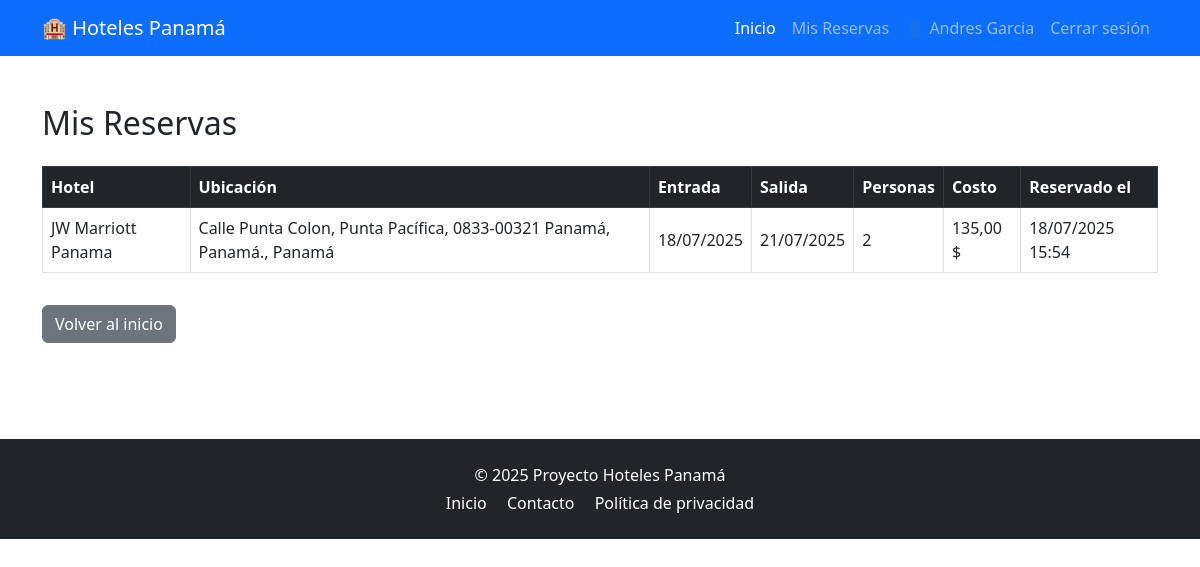
Page /misReservas.php (signed in) on the committed database.
### tables this page shows
CREATE TABLE IF NOT EXISTS `reservas` (
  `id` int NOT NULL AUTO_INCREMENT,
  `cliente_id` int NOT NULL,
  `hotel_id` int NOT NULL,
  `fecha_entrada` date NOT NULL,
  `fecha_salida` date NOT NULL,
  `personas` int NOT NULL,
  `fecha_reserva` datetime NOT NULL,
  `numero_habitaciones` int DEFAULT NULL,
  `tipo_habitacion` varchar(100) NOT NULL DEFAULT '',
  PRIMARY KEY (`id`),
  KEY `cliente_id` (`cliente_id`),
  KEY `hotel_id` (`hotel_id`)
);

CREATE TABLE IF NOT EXISTS `hoteles` (
  `id` int NOT NULL AUTO_INCREMENT,
  `titulo` varchar(200) NOT NULL,
  `descripcion` text NOT NULL,
  `ubicacion` varchar(300) NOT NULL,
  `provincia` varchar(100) NOT NULL,
  `costo` decimal(10,2) NOT NULL,
  `autor` varchar(100) DEFAULT NULL,
  `publicar` tinyint(1) DEFAULT '0',
  `activo` tinyint(1) DEFAULT '1',
  `fecha_creacion` datetime DEFAULT CURRENT_TIMESTAMP,
  `fecha_actualizacion` datetime DEFAULT CURRENT_TIMESTAMP ON UPDATE CURRENT_TIMESTAMP,
  `numero_habitaciones` int NOT NULL DEFAULT '1',
  `tipos_habitacion` varchar(255) NOT NULL DEFAULT '',
  `wifi` tinyint(1) DEFAULT '0',
  `piscina` tinyint(1) DEFAULT '0',
  `parking` tinyint(1) DEFAULT '0',
  `gimnasio` tinyint(1) DEFAULT '0',
  `restaurante` tinyint(1) DEFAULT '0',
  `servicio_habitaciones` tinyint(1) DEFAULT '0',
  PRIMARY KEY (`id`)
);

### clases/Reserva.php (called while the page is built, shortened)
<?php
class Reserva {
    private $pdo;
    public function __construct($pdo) {
        $this->pdo = $pdo;
    }
    public function obtenerPorCliente($clienteId) {
        $stmt = $this->pdo->prepare("
            SELECT r.*, h.titulo, h.costo, h.ubicacion, h.provincia
            FROM reservas r
            JOIN hoteles h ON r.hotel_id = h.id
            WHERE r.cliente_id = ?
            ORDER BY r.fecha_reserva DESC
        ");
        $stmt->execute([$clienteId]);
        return $stmt->fetchAll(PDO::FETCH_ASSOC);
    }
}
?>

### misReservas.php (the view, shortened to what this page needs)
<?php
require_once 'clases/Reserva.php';
$clienteId = $_SESSION['cliente']['id'];
$pdo = BD::conectar();
$reservaModel = new Reserva($pdo);
$reservas = $reservaModel->obtenerPorCliente($clienteId);
?>
<!DOCTYPE html>
<html lang="es">
<head>
    <link href="https://cdn.jsdelivr.net/npm/bootstrap@5.3.0/dist/css/bootstrap.min.css" rel="stylesheet">
</head>
<body>
<?php include 'includes/header.php'; ?>
<div class="container py-5">
    <h2 class="mb-4">Mis Reservas</h2>
    <?php if (empty($reservas)): ?>
        <div class="alert alert-info">No tienes reservas registradas aún.</div>
    <?php else: ?>
        <div class="table-responsive">
            <table class="table table-bordered table-hover align-middle">
                <thead class="table-dark">
                    <tr>
                        <th>Hotel</th>
                        <th>Ubicación</th>
                        <th>Entrada</th>
                        <th>Salida</th>
                        <th>Personas</th>
                        <th>Costo</th>
                        <th>Reservado el</th>
                    </tr>
                </thead>
                <tbody>
                    <?php foreach ($reservas as $reserva): ?>
                        <?php
                            $fechaEntrada = new DateTime($reserva['fecha_entrada']);
                            $fechaSalida = new DateTime($reserva['fecha_salida']);
                            $dias = $fechaEntrada->diff($fechaSalida)->days;
                            $costoTotal = $dias * $reserva['costo'];
                        ?>
                        <tr>
                            <td><?= ($reserva['titulo']) ?></td>
                            <td><?= ($reserva['ubicacion']) ?>, <?= ($reserva['provincia']) ?></td>
                            <td><?= $fechaEntrada->format('d/m/Y') ?></td>
                            <td><?= $fechaSalida->format('d/m/Y') ?></td>
                            <td><?= (int)$reserva['personas'] ?></td>
                            <td><?= number_format($costoTotal, 2, ',', '.') ?> $</td>
                            <td><?= date('d/m/Y H:i', strtotime($reserva['fecha_reserva'])) ?></td>
                        </tr>
                    <?php endforeach; ?>
                </tbody>
            </table>
        </div>
    <?php endif; ?>
    <a href="index.php" class="btn btn-secondary mt-3">Volver al inicio</a>
</div>
    <?php include 'includes/footer.php'; ?>
</body>
</html>

### rows in the picture
reservas: hotel.titulo "JW Marriott Panama", hotel.ubicacion "Calle Punta Colon, Punta Pacífica, 0833-00321 Panamá, Panamá.", hotel.provincia "Panamá", fecha_entrada "18/07/2025", fecha_salida "21/07/2025", personas "2", costoTotal "135,00", fecha_reserva "18/07/2025 15:54"

### other values in the picture
$_SESSION['cliente']['nombre'] "Andres Garcia"
